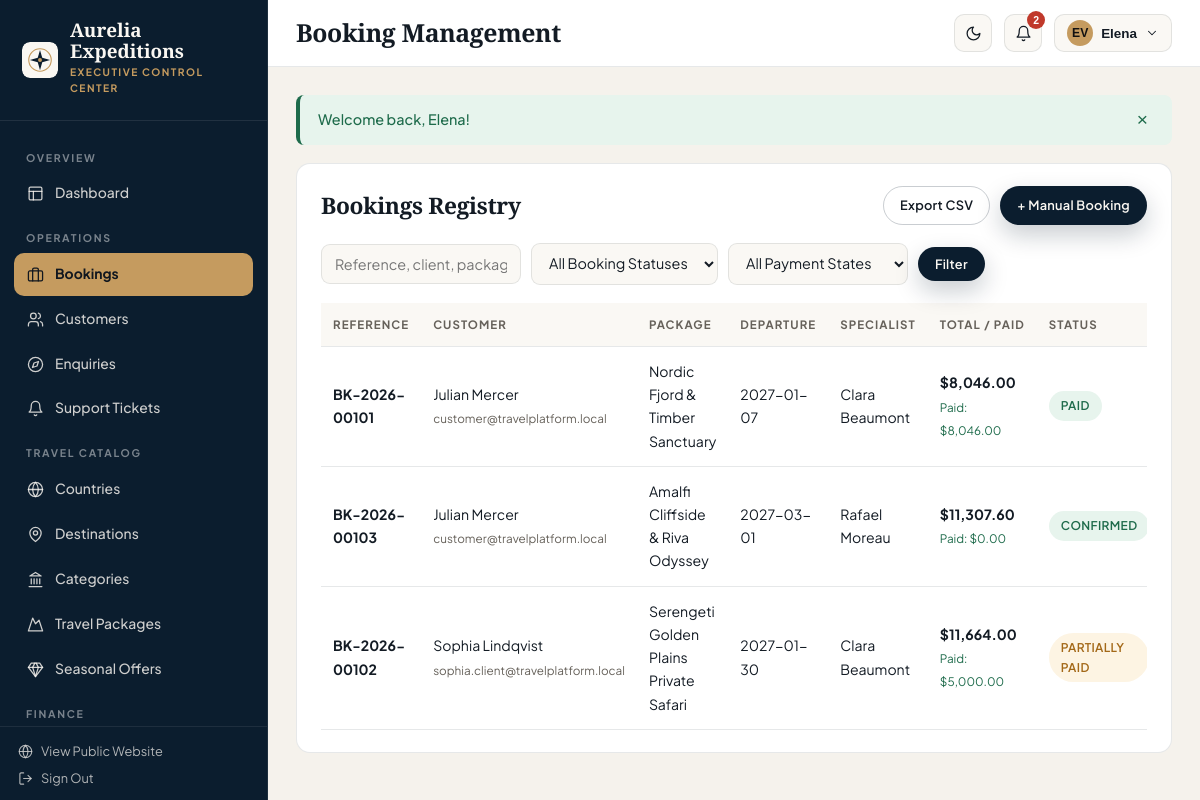
Screenshot of /admin/bookings (signed in) with the database file from the repository.
### tables this page shows
CREATE TABLE `users` (
  `id` INT UNSIGNED NOT NULL AUTO_INCREMENT,
  `uuid` CHAR(36) NOT NULL,
  `first_name` VARCHAR(80) NOT NULL,
  `last_name` VARCHAR(80) NOT NULL,
  `email` VARCHAR(160) NOT NULL,
  `phone` VARCHAR(40) NULL,
  `password_hash` VARCHAR(255) NOT NULL,
  `avatar` VARCHAR(255) NULL,
  `status` ENUM('active','inactive','blocked') NOT NULL DEFAULT 'active',
  `email_verified_at` DATETIME NULL,
  `last_login_at` DATETIME NULL,
  `created_at` TIMESTAMP NOT NULL DEFAULT CURRENT_TIMESTAMP,
  `updated_at` TIMESTAMP NOT NULL DEFAULT CURRENT_TIMESTAMP ON UPDATE CURRENT_TIMESTAMP,
  `deleted_at` DATETIME NULL,
  PRIMARY KEY (`id`),
  UNIQUE KEY `uq_users_uuid` (`uuid`),
  UNIQUE KEY `uq_users_email` (`email`),
  KEY `idx_users_status` (`status`)
);

CREATE TABLE `bookings` (
  `id` INT UNSIGNED NOT NULL AUTO_INCREMENT,
  `booking_reference` VARCHAR(40) NOT NULL,
  `customer_id` INT UNSIGNED NOT NULL,
  `package_id` INT UNSIGNED NULL,
  `assigned_employee_id` INT UNSIGNED NULL,
  `custom_title` VARCHAR(180) NULL,
  `travel_date` DATE NOT NULL,
  `return_date` DATE NULL,
  `adults` INT UNSIGNED NOT NULL DEFAULT 1,
  `children` INT UNSIGNED NOT NULL DEFAULT 0,
  `total_travellers` INT UNSIGNED NOT NULL DEFAULT 1,
  `base_amount` DECIMAL(12,2) NOT NULL DEFAULT 0.00,
  `discount_amount` DECIMAL(12,2) NOT NULL DEFAULT 0.00,
  `tax_amount` DECIMAL(12,2) NOT NULL DEFAULT 0.00,
  `total_amount` DECIMAL(12,2) NOT NULL DEFAULT 0.00,
  `paid_amount` DECIMAL(12,2) NOT NULL DEFAULT 0.00,
  `currency` VARCHAR(10) NOT NULL DEFAULT 'USD',
  `promo_code` VARCHAR(40) NULL,
  `booking_status` ENUM(
    'Pending',
    'Enquiry Received',
    'Under Review',
    'Confirmed',
    'Payment Pending',
    'Partially Paid',
    'Paid',
    'Completed',
    'Cancelled',
    'Refunded'
  ) NOT NULL DEFAULT 'Pending',
  `payment_status` ENUM('unpaid','partial','paid','refunded') NOT NULL DEFAULT 'unpaid',
  `payment_method` VARCHAR(60) NOT NULL DEFAULT 'bank_transfer',
  `special_requests` TEXT NULL,
  `internal_notes` TEXT NULL,
  `cancellation_reason` TEXT NULL,
  `cancelled_at` DATETIME NULL,
  `created_by` INT UNSIGNED NULL,
  `created_at` TIMESTAMP NOT NULL DEFAULT CURRENT_TIMESTAMP,
  `updated_at` TIMESTAMP NOT NULL DEFAULT CURRENT_TIMESTAMP ON UPDATE CURRENT_TIMESTAMP,
  `deleted_at` DATETIME NULL,
  PRIMARY KEY (`id`),
  UNIQUE KEY `uq_bookings_ref` (`booking_reference`),
  KEY `idx_bookings_customer` (`customer_id`),
  KEY `idx_bookings_emp` (`assigned_employee_id`),
  KEY `idx_bookings_status` (`booking_status`, `payment_status`),
  KEY `idx_bookings_date` (`travel_date`),
  CONSTRAINT `fk_book_cust` FOREIGN KEY (`customer_id`) REFERENCES `customers` (`id`) ON DELETE RESTRICT,
  CONSTRAINT `fk_book_pkg` FOREIGN KEY (`package_id`) REFERENCES `travel_packages` (`id`) ON DELETE SET NULL,
  CONSTRAINT `fk_book_emp` FOREIGN KEY (`assigned_employee_id`) REFERENCES `employees` (`id`) ON DELETE SET NULL,
  CONSTRAINT `fk_book_creator` FOREIGN KEY (`created_by`) REFERENCES `users` (`id`) ON DELETE SET NULL
);

CREATE TABLE `travel_packages` (
  `id` INT UNSIGNED NOT NULL AUTO_INCREMENT,
  `destination_id` INT UNSIGNED NOT NULL,
  `category_id` INT UNSIGNED NOT NULL,
  `title` VARCHAR(180) NOT NULL,
  `slug` VARCHAR(200) NOT NULL,
  `package_code` VARCHAR(30) NOT NULL,
  `subtitle` VARCHAR(240) NULL,
  `overview` LONGTEXT NULL,
  `duration_days` INT UNSIGNED NOT NULL DEFAULT 5,
  `duration_nights` INT UNSIGNED NOT NULL DEFAULT 4,
  `max_group_size` INT UNSIGNED NOT NULL DEFAULT 12,
  `min_age` INT UNSIGNED NOT NULL DEFAULT 6,
  `difficulty_level` VARCHAR(50) NOT NULL DEFAULT 'Moderate',
  `base_price` DECIMAL(12,2) NOT NULL DEFAULT 0.00,
  `discount_price` DECIMAL(12,2) NULL,
  `currency` VARCHAR(10) NOT NULL DEFAULT 'USD',
  `featured_image` VARCHAR(255) NULL,
  `is_featured` TINYINT(1) NOT NULL DEFAULT 0,
  `is_seasonal_offer` TINYINT(1) NOT NULL DEFAULT 0,
  `offer_badge` VARCHAR(80) NULL,
  `offer_valid_until` DATE NULL,
  `availability_status` ENUM('available','limited','sold_out','upcoming') NOT NULL DEFAULT 'available',
  `available_slots` INT UNSIGNED NOT NULL DEFAULT 20,
  `rating` DECIMAL(2,1) NOT NULL DEFAULT 4.9,
  `review_count` INT UNSIGNED NOT NULL DEFAULT 18,
  `is_active` TINYINT(1) NOT NULL DEFAULT 1,
  `created_at` TIMESTAMP NOT NULL DEFAULT CURRENT_TIMESTAMP,
  `updated_at` TIMESTAMP NOT NULL DEFAULT CURRENT_TIMESTAMP ON UPDATE CURRENT_TIMESTAMP,
  `deleted_at` DATETIME NULL,
  PRIMARY KEY (`id`),
  UNIQUE KEY `uq_pkg_slug` (`slug`),
  UNIQUE KEY `uq_pkg_code` (`package_code`),
  KEY `idx_pkg_dest` (`destination_id`),
  KEY `idx_pkg_cat` (`category_id`),
  KEY `idx_pkg_featured` (`is_featured`, `is_seasonal_offer`, `is_active`),
  CONSTRAINT `fk_pkg_dest` FOREIGN KEY (`destination_id`) REFERENCES `destinations` (`id`) ON DELETE RESTRICT,
  CONSTRAINT `fk_pkg_cat` FOREIGN KEY (`category_id`) REFERENCES `travel_categories` (`id`) ON DELETE RESTRICT
);

### views/admin/bookings/index.php (the view, shortened to what the rows shown need)
<div class="panel-card">
    <div class="panel-head">
        <h2>Bookings Registry</h2>
        <div style="display:flex;gap:10px;flex-wrap:wrap;">
            <?php if (can('bookings.export')): ?>
                <a href="<?= url('/admin/bookings/export') ?>" class="btn-brand btn-brand-outline btn-sm-pill">Export CSV</a>
            <?php endif; ?>
            <?php if (can('bookings.create')): ?>
                <a href="<?= url('/admin/bookings/create') ?>" class="btn-brand btn-brand-primary btn-sm-pill">+ Manual Booking</a>
            <?php endif; ?>
        </div>
    </div>
    <form method="GET" action="<?= url('/admin/bookings') ?>" class="filter-bar">
        <input type="text" name="q" value="<?= e($filters['q']) ?>" class="dash-input" placeholder="Reference, client, package...">
        <select name="status" class="dash-select">
            <option value="">All Booking Statuses</option>
        </select>
        <select name="payment_status" class="dash-select">
            <option value="">All Payment States</option>
        </select>
        <button type="submit" class="btn-brand btn-brand-primary btn-sm-pill">Filter</button>
    </form>
    <div class="table-wrap">
        <table class="data-table">
            <thead><tr><th>Reference</th><th>Customer</th><th>Package</th><th>Departure</th><th>Specialist</th><th>Total / Paid</th><th>Status</th><th>Manage</th></tr></thead>
            <tbody>
                <?php foreach ($bookings as $b): ?>
                    <tr>
                        <td><strong><?= e($b['booking_reference']) ?></strong></td>
                        <td><?= e($b['customer_name']) ?><br><small style="color:var(--dash-muted);"><?= e($b['customer_email']) ?></small></td>
                        <td><?= e($b['package_title'] ?: ($b['custom_title'] ?: 'Custom')) ?></td>
                        <td><?= e($b['travel_date']) ?></td>
                        <td><?= e($b['employee_name'] ?: 'Unassigned') ?></td>
                        <td><strong><?= e(money($b['total_amount'])) ?></strong><br><small style="color:var(--status-success);">Paid: <?= e(money($b['paid_amount'])) ?></small></td>
                        <td><span class="badge-pill <?= status_badge_class($b['booking_status']) ?>"><?= e($b['booking_status']) ?></span></td>
                    </tr>
                <?php endforeach; ?>
            </tbody>
        </table>
    </div>
</div>

### core/Router.php (shortened to what the rows shown need)
<?php
class Router
{
    private array $routes = [];
    public function addRoute(string $method, string $path, callable|array $handler, array $middleware = []): void
    {
        $normalized = '/' . trim($path, '/');
        if ($normalized !== '/') {
            $normalized = rtrim($normalized, '/');
        }
        $pattern = preg_replace('#\{([a-zA-Z_][a-zA-Z0-9_]*)\}#', '(?P<$1>[^/]+)', $normalized);
        $regex = '#^' . $pattern . '$#';
        $this->routes[] = [
            'method' => strtoupper($method),
            'path' => $normalized,
            'regex' => $regex,
            'handler' => $handler,
            'middleware' => $middleware,
        ];
    }
    public function dispatch(string $requestUri, string $requestMethod): void
    {
        $path = parse_url($requestUri, PHP_URL_PATH) ?? '/';
        $basePath = base_path();
        if ($basePath !== '' && str_starts_with($path, $basePath)) {
            $path = substr($path, strlen($basePath));
        }
        $path = '/' . trim($path, '/');
        if ($path !== '/') {
            $path = rtrim($path, '/');
        }
        $method = strtoupper($requestMethod);
        foreach ($this->routes as $route) {
            if ($route['method'] !== $method) {
                continue;
            }
            if (preg_match($route['regex'], $path, $matches)) {
                $params = [];
                foreach ($route['middleware'] as $mw) {
                    if (is_callable($mw)) {
                        $mw($params);
                    } elseif (is_string($mw) && class_exists($mw)) {
                        (new $mw())->handle($params);
                    } elseif (is_array($mw) && isset($mw[0]) && class_exists($mw[0])) {
                        $instance = new $mw[0]();
                        $args = array_slice($mw, 1);
                        $instance->handle($params, ...$args);
                    }
                }
                $handler = $route['handler'];
                if (is_array($handler)) {
                    [$controllerClass, $action] = $handler;
                    $controller = new $controllerClass();
                    $controller->$action($params);
                    return;
                }
                return;
            }
        }
    }
}

### views/layouts/dashboard.php (shortened to what the rows shown need)
<?php
$brand = \App\Services\BrandingService::getAll();
$user = \Core\Auth::user();
$portal = $portal ?? 'admin';
$isPreview = !empty($brand['is_previewing']);
$unreadCount = $user ? \App\Services\NotificationService::unreadCount((int) $user['id']) : 0;
$portalLabel = match ($portal) {
    'hr' => 'HR Operations Portal',
    'employee' => 'Specialist Workspace',
    'customer' => 'Traveller Portal',
    default => 'Executive Control Center',
};
?>
<!DOCTYPE html>
<html lang="en">
<head>
    <link rel="stylesheet" href="<?= asset('css/design-system.css') ?>">
    <link rel="stylesheet" href="<?= asset('css/dashboard.css') ?>">
</head>
<body class="portal-<?= e($portal) ?> <?= $isPreview ? 'has-preview-ribbon' : '' ?>">
<div class="dash-shell">
    <aside class="dash-sidebar">
        <a href="<?= url('/' . ($portal === 'admin' ? 'admin' : $portal)) ?>" class="sidebar-brand">
            <img src="<?= e(brand_logo('light')) ?>" alt="<?= e($brand['website_name']) ?>">
            <div>
                <div style="font-family:var(--font-display);font-size:1.18rem;font-weight:700;color:#FAF7F2;line-height:1.1;">
                    <?= e($brand['website_name']) ?>
                </div>
                <span class="sidebar-portal-tag"><?= e($portalLabel) ?></span>
            </div>
        </a>
        <div class="sidebar-scroll">
            <?php if ($portal === 'admin'): ?>
                <div class="sidebar-group-label">Overview</div>
                <a href="<?= url('/admin') ?>" class="sidebar-link <?= current_route_path() === '/admin' ? 'active' : '' ?>"><?= svg_icon('layout', 17) ?> Dashboard</a>
                <?php if (can('bookings.view')): ?>
                    <div class="sidebar-group-label">Operations</div>
                    <a href="<?= url('/admin/bookings') ?>" class="sidebar-link <?= is_active_nav('/admin/bookings') ?>"><?= svg_icon('briefcase', 17) ?> Bookings</a>
                <?php endif; ?>
                <?php if (can('customers.view')): ?>
                    <a href="<?= url('/admin/customers') ?>" class="sidebar-link <?= is_active_nav('/admin/customers') ?>"><?= svg_icon('users', 17) ?> Customers</a>
                <?php endif; ?>
                <?php if (can('enquiries.view')): ?>
                    <a href="<?= url('/admin/enquiries') ?>" class="sidebar-link <?= is_active_nav('/admin/enquiries') ?>"><?= svg_icon('compass', 17) ?> Enquiries</a>
                <?php endif; ?>
                <?php if (can('support.manage')): ?>
                    <a href="<?= url('/admin/support') ?>" class="sidebar-link <?= is_active_nav('/admin/support') ?>"><?= svg_icon('bell', 17) ?> Support Tickets</a>
                <?php endif; ?>
                <?php if (can('packages.view') || can('destinations.view') || can('categories.view')): ?>
                    <div class="sidebar-group-label">Travel Catalog</div>
                    <?php if (can('destinations.view')): ?>
                        <a href="<?= url('/admin/countries') ?>" class="sidebar-link <?= is_active_nav('/admin/countries') ?>"><?= svg_icon('globe', 17) ?> Countries</a>
                        <a href="<?= url('/admin/destinations') ?>" class="sidebar-link <?= is_active_nav('/admin/destinations') ?>"><?= svg_icon('map-pin', 17) ?> Destinations</a>
                    <?php endif; ?>
                    <?php if (can('categories.view')): ?>
                        <a href="<?= url('/admin/categories') ?>" class="sidebar-link <?= is_active_nav('/admin/categories') ?>"><?= svg_icon('landmark', 17) ?> Categories</a>
                    <?php endif; ?>
                    <?php if (can('packages.view')): ?>
                        <a href="<?= url('/admin/packages') ?>" class="sidebar-link <?= is_active_nav('/admin/packages') ?>"><?= svg_icon('mountain', 17) ?> Travel Packages</a>
                    <?php endif; ?>
                    <?php if (can('offers.manage')): ?>
                        <a href="<?= url('/admin/offers') ?>" class="sidebar-link <?= is_active_nav('/admin/offers') ?>"><?= svg_icon('gem', 17) ?> Seasonal Offers</a>
                    <?php endif; ?>
                <?php endif; ?>
                <?php if (can('finance.view')): ?>
                    <div class="sidebar-group-label">Finance</div>
                <?php endif; ?>
            <?php endif; ?>
        </div>
        <div class="sidebar-footer">
            <a href="<?= url('/') ?>" style="display:flex;align-items:center;gap:8px;opacity:0.85;margin-bottom:8px;">
                <?= svg_icon('globe', 15) ?> View Public Website
            </a>
            <form method="POST" action="<?= url('/logout') ?>" style="margin:0;">
                <button type="submit" style="background:none;border:none;color:inherit;padding:0;cursor:pointer;display:flex;align-items:center;gap:8px;font-family:inherit;font-size:inherit;opacity:0.85;">
                    <?= svg_icon('log-out', 15) ?> Sign Out
                </button>
            </form>
        </div>
    </aside>
    <div class="dash-main">
        <header class="dash-topbar">
            <div class="topbar-left">
                <h1 class="topbar-title"><?= e($pageTitle ?? 'Dashboard') ?></h1>
            </div>
            <div class="topbar-actions">
                <button type="button" class="icon-btn" data-theme-toggle title="Toggle light/dark mode" aria-label="Toggle theme">
                    <?= svg_icon('moon', 17) ?>
                </button>
                <div class="dropdown-wrap">
                    <button type="button" class="icon-btn" data-dropdown-btn="notif-popover" aria-label="Notifications">
                        <?= svg_icon('bell', 17) ?>
                        <?php if ($unreadCount > 0): ?>
                            <span class="notif-dot"><?= $unreadCount > 9 ? '9+' : $unreadCount ?></span>
                        <?php endif; ?>
                    </button>
                </div>
                <div class="dropdown-wrap">
                    <button type="button" class="icon-btn" style="width:auto;padding:0 12px;gap:8px;" data-dropdown-btn="profile-popover">
                        <span style="width:26px;height:26px;border-radius:50%;background:var(--brand-accent);color:#111;display:inline-flex;align-items:center;justify-content:center;font-weight:700;font-size:0.76rem;">
                            <?= e(strtoupper(substr($user['first_name'] ?? 'U', 0, 1) . substr($user['last_name'] ?? '', 0, 1))) ?>
                        </span>
                        <span style="font-size:0.84rem;font-weight:600;"><?= e($user['first_name'] ?? 'Account') ?></span>
                        <?= svg_icon('chevron-down', 14) ?>
                    </button>
                </div>
            </div>
        </header>
        <main class="dash-content">
            <?php require BASE_PATH . '/views/partials/flash.php'; ?>
            <?= $content ?>
        </main>
    </div>
</div>
</body>
</html>

### rows the page displays
users: first_name+last_name "EV", first_name "Elena"
bookings: booking_reference "BK-2026-00101", customer_name "Julian Mercer", created_by.email "customer@travelplatform.local", package.title "Nordic Fjord & Timber Sanctuary", travel_date "2027-01-07", employee_name "Clara Beaumont", total_amount "$8,046.00", paid_amount "$8,046.00", booking_status "PAID"
bookings: booking_reference "BK-2026-00103", customer_name "Julian Mercer", users.email "customer@travelplatform.local", package.title "Amalfi Cliffside & Riva Odyssey", travel_date "2027-03-01", employee_name "Rafael Moreau", total_amount "$11,307.60", paid_amount "$0.00", booking_status "CONFIRMED"
bookings: booking_reference "BK-2026-00102", customer_name "Sophia Lindqvist", created_by.email "sophia.client@travelplatform.local", package.title "Serengeti Golden Plains Private Safari", travel_date "2027-01-30", employee_name "Clara Beaumont", total_amount "$11,664.00", paid_amount "$5,000.00", booking_status "PARTIALLY PAID"

### other values shown
$unreadCount "2"
$msg "Welcome back, Elena!"
